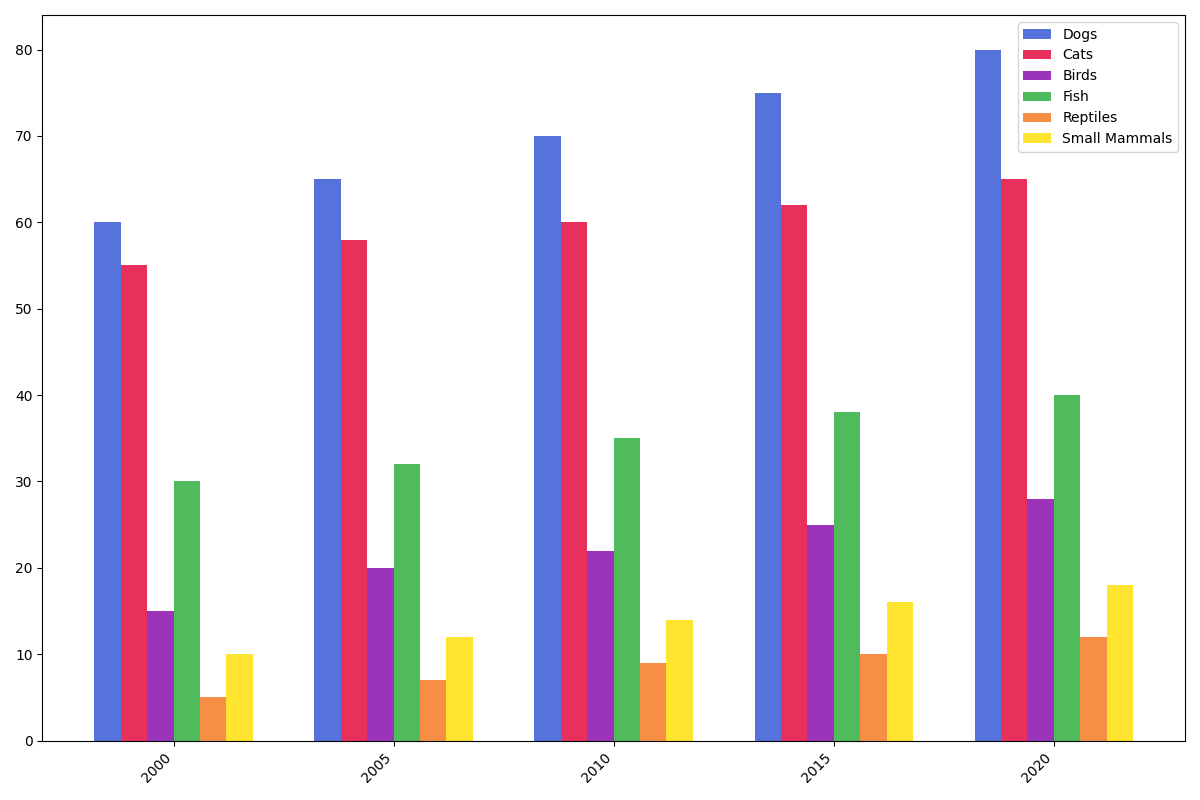

Recreate this plot in Python.
import numpy as np
import matplotlib.pyplot as plt

years = np.array(['2000', '2005', '2010', '2015', '2020'])
dogs = np.array([60, 65, 70, 75, 80])
cats = np.array([55, 58, 60, 62, 65])
birds = np.array([15, 20, 22, 25, 28])
fish = np.array([30, 32, 35, 38, 40])
reptiles = np.array([5, 7, 9, 10, 12])
small_mammals = np.array([10, 12, 14, 16, 18])

# Shuffled colors
colors = ['#4363d8', '#e6194b', '#911eb4', '#3cb44b', '#f58231', '#ffe119']

bar_width = 0.12
x = np.arange(len(years))

fig, ax = plt.subplots(figsize=(12, 8))

ax.bar(x - bar_width * 2.5, dogs, width=bar_width, color=colors[0], alpha=0.9, label='Dogs')
ax.bar(x - bar_width * 1.5, cats, width=bar_width, color=colors[1], alpha=0.9, label='Cats')
ax.bar(x - bar_width * 0.5, birds, width=bar_width, color=colors[2], alpha=0.9, label='Birds')
ax.bar(x + bar_width * 0.5, fish, width=bar_width, color=colors[3], alpha=0.9, label='Fish')
ax.bar(x + bar_width * 1.5, reptiles, width=bar_width, color=colors[4], alpha=0.9, label='Reptiles')
ax.bar(x + bar_width * 2.5, small_mammals, width=bar_width, color=colors[5], alpha=0.9, label='Small Mammals')

ax.set_xticks(x)
ax.set_xticklabels(years, rotation=45, ha='right')

ax.legend()

plt.tight_layout()
plt.show()
